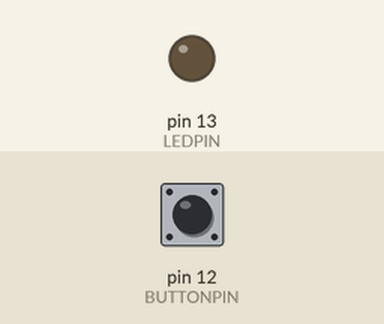
Recording of a sketch running on a simulated Arduino Uno, built with avr-gcc and run on an emulated ATmega328P. On the bench: output pins drawn as LEDs (lit = HIGH). The test bench sets the inputs (shaded band); at power-on: pin 12 (BUTTONPIN) HIGH.

Above: at 1.2 s.
1.3 s: pin 12 (BUTTONPIN) pulled LOW for 0.15 s
At 1.37 s:
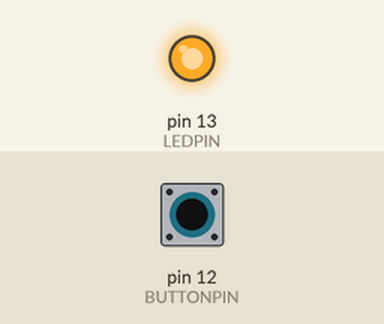
2.9 s: pin 12 (BUTTONPIN) pulled LOW for 3.2 s
At 6.6 s:
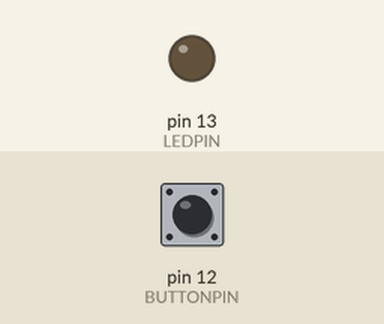
Timing chart, 0 to 8.1 s (numbered marks = the images above; inputs shaded):
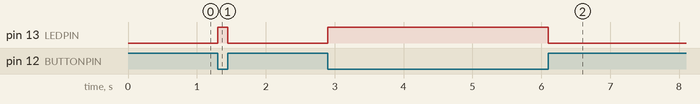

Measured:
- after the input at 1.3 s, pin 13 (LEDPIN): LOW → HIGH at once, → LOW 0.15 s later
- after the input at 2.9 s, pin 13 (LEDPIN): LOW → HIGH at once, → LOW 3.2 s later

The sketch:

Push_button.ino
```cpp
#define BUTTONPIN 12
#define LEDPIN 13

void setup(){

  pinMode(BUTTONPIN, INPUT_PULLUP);
  pinMode(LEDPIN, OUTPUT);
}
void loop(){
  int buttonRead = digitalRead(BUTTONPIN);

  if(buttonRead == LOW)
  digitalWrite(LEDPIN, HIGH);
  if(buttonRead == HIGH)
  digitalWrite(LEDPIN, LOW);
}
```
